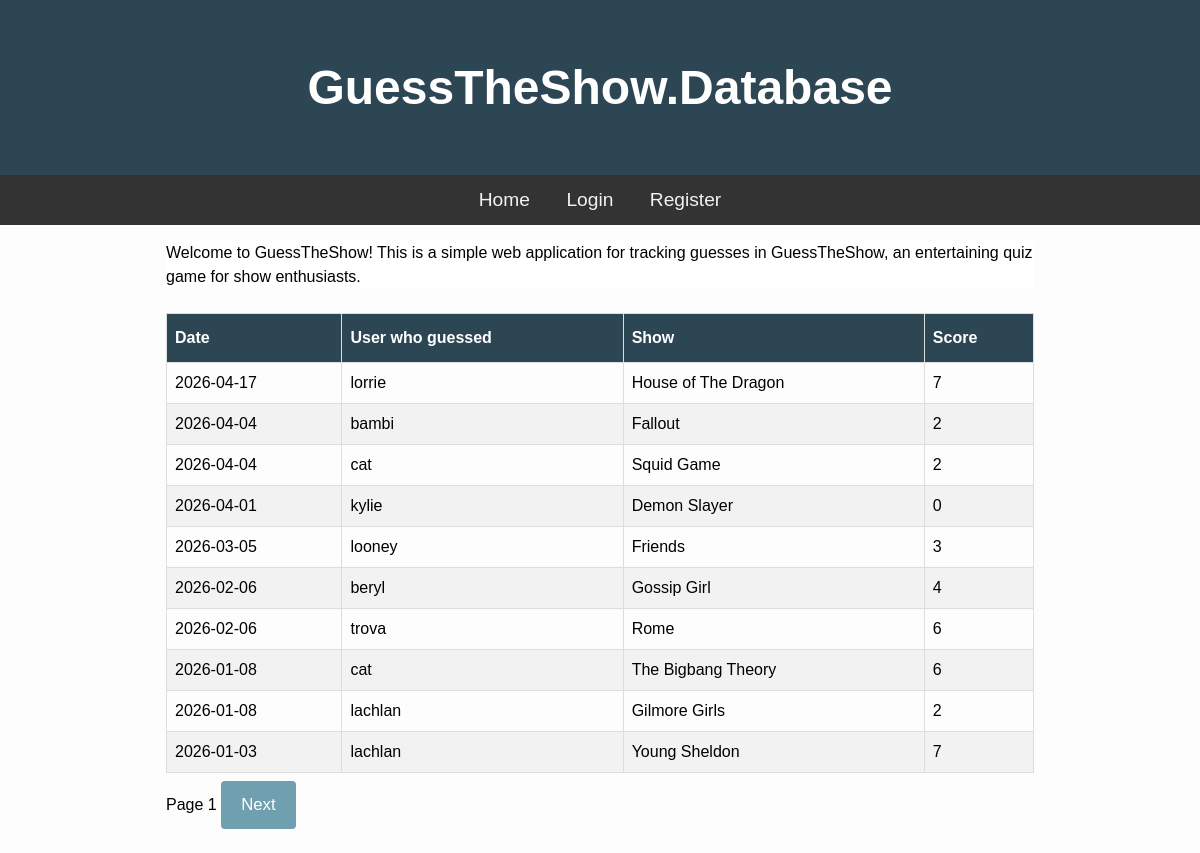
The page / on the database its author committed.
### tables this page shows
CREATE TABLE Guesses (id INTEGER PRIMARY KEY AUTOINCREMENT, user_id INTEGER, date TEXT NOT NULL, score INTEGER, "show" TEXT NOT NULL);

CREATE TABLE Users (id INTEGER PRIMARY KEY AUTOINCREMENT, username TEXT UNIQUE NOT NULL, password NOT NULL, salt TEXT);

### main.py (the view)
@app.route("/") #the route for the homepage
def Home():
    page = request.args.get('page', 1, type=int) #Get the page number from the query parameters and default to 1 if not provided
    per_page = 10 #Limit guesses to 10 per page e
    total_guesses = db.TotalGuessCount() #Get the total number of guesses from the guesses database
    total_pages = math.ceil(total_guesses / per_page)#Calculate the total number of pages and round up to the nearest whole number
    if page < 1: #If the page number is less than 1, set it to 1 to prevent invalid page numbers and users from trying to access non-existent pages
       page = 1
    elif page > total_pages and total_pages > 0:
       page = total_pages
    offset = (page - 1) * per_page #Calculate the offset for the database query based on the current page
    guessData = db.GetPages(per_page, offset)#Get the guesses for the current page using limit and offset
    return render_template("index1.html", guesses=guessData, page=page, total_pages=total_pages) #Note: passing data, page and total_pages

### db.py (called while the page is built)
def GetDB():
    BASE_DIR = os.path.dirname(os.path.abspath(__file__)) #Turns the part of the current file into an absolute path and then gets the directory of that path. Used to find the database file regardless of where the program is run from.
    db_path = os.path.join(BASE_DIR, ".database", "gtg.db") #Creates path to the database file
    db = sqlite3.connect(db_path)
    db.row_factory = sqlite3.Row
    return db

def GetPages(limit, offset):
    db = GetDB()
    query = """SELECT Guesses.date, Guesses.show, Guesses.score, Users.username
               FROM Guesses
               JOIN Users ON Guesses.user_id = Users.id
               ORDER BY date DESC
               LIMIT ? OFFSET ?"""
    guesses = db.execute(query, (limit, offset)).fetchall()
    db.close()
    return guesses

def TotalGuessCount():
    db = GetDB()
    result = db.execute("SELECT COUNT(*) as total FROM Guesses").fetchone()
    db.close()
    return result['total']

### templates/index1.html (shortened to what this page needs)
{% extends "base.html" %}
{% block content %}
<div class="container">
    <p>Welcome to GuessTheShow! This is a simple web application for tracking guesses in GuessTheShow, an entertaining quiz game for show enthusiasts.</p>
</div>
<br>
<table class="guess_table">
    <thead>
        <th>Date</th>
        <th>User who guessed</th>
        <th>Show</th>
        <th>Score</th>
    </thead>
    <tbody>
        {% for guess in guesses %}
        <tr>
            <td>{{ guess['date'] }}</td>
            <td>{{ guess['username'] }}</td>
            <td>{{ guess['show'] }}</td>
            <td>{{ guess['score'] }}</td>
        </tr>
        {% endfor %}
    </tbody>
</table>
<div class="pagenavigation">
    <span>Page {{ page }}</span>
    {% if page < total_pages %}
        <a href="{{ url_for('Home', page=page+1) }}"><button>Next</button></a>
    {% endif %}
</div>
{% endblock %}

### static/css/style.css (style rules this page uses)
* { padding: 0; margin: 0; box-sizing: border-box; }
body { background: #fdfdfd; font-family: "Nunito", sans-serif; font-size: 1rem; }
.container { background-color: white; }
.guess_table { font-family: Arial, Helvetica, sans-serif; border-collapse: collapse; width: 100%; }
.guess_table td, .guess_table th { border: 1px solid #ddd; padding: 8px; }
.guess_table tr:nth-child(even) { background-color: #f2f2f2; }
.guess_table th { padding-top: 12px; padding-bottom: 12px; text-align: left; background-color: #2D4654; color: white; }
button { background-color: #70A0AF; color: white; padding: 14px 20px; margin: 8px 0; border: none; border-radius: 4px; cursor: pointer; font-size: 1.05em; }

### rows shown on the page
Guesses: date "2026-04-17", username "lorrie", show "House of The Dragon", score "7"
Guesses: date "2026-04-04", username "bambi", show "Fallout", score "2"
Guesses: date "2026-04-04", username "cat", show "Squid Game", score "2"
Guesses: date "2026-04-01", username "kylie", show "Demon Slayer", score "0"
Guesses: date "2026-03-05", username "looney", show "Friends", score "3"
Guesses: date "2026-02-06", username "beryl", show "Gossip Girl", score "4"
Guesses: date "2026-02-06", username "trova", show "Rome", score "6"
Guesses: date "2026-01-08", username "cat", show "The Bigbang Theory", score "6"
Guesses: date "2026-01-08", username "lachlan", show "Gilmore Girls", score "2"
Guesses: date "2026-01-03", username "lachlan", show "Young Sheldon", score "7"

### other values the page prints
{{ page }} "1"
